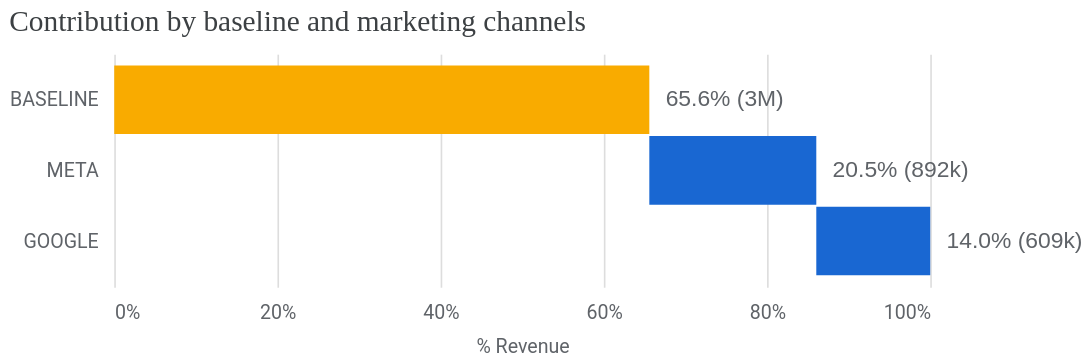

Notebook code for this chart:
### Code cell
# Generate each individual chart and remove their individual config attributes to avoid conflicts on concatenation
media_summary.plot_contribution_waterfall_chart()

### Figure 1 — Vega-Lite specification as saved in the notebook (floating-point values rounded to 4 significant figures)
{"config": {"view": {"continuousWidth": 300, "continuousHeight": 300, "strokeOpacity": 0}, "axis": {"labelColor": "#5F6368", "labelFont": "Roboto", "labelFontSize": 12, "titleColor": "#5F6368", "titleFont": "Roboto", "titleFontSize": 12, "titleFontWeight": "normal", "titlePadding": 10}}, "layer": [{"mark": {"type": "bar", "size": 42}, "encoding": {"color": {"condition": {"test": "(datum.channel === 'BASELINE')", "value": "#F9AB00"}, "value": "#1967D2"}, "x": {"axis": {"domain": false, "format": "%", "labelPadding": 10, "tickCount": 5, "ticks": false}, "field": "prev_sum", "title": "% Revenue", "type": "quantitative"}, "x2": {"field": "sum_outcome"}, "y": {"axis": {"domain": false, "labelLimit": 250, "labelPadding": 10, "ticks": false}, "field": "channel", "scale": {"paddingOuter": 0.2}, "sort": null, "title": null, "type": "nominal"}}, "transform": [{"window": [{"op": "sum", "field": "pct_of_contribution", "as": "sum_outcome"}, {"op": "lead", "field": "channel", "as": "kwargs"}]}, {"calculate": "datum.sum_outcome - datum.pct_of_contribution", "as": "prev_sum"}, {"calculate": "datum.incremental_outcome < 0 ? datum.prev_sum : datum.sum_outcome", "as": "text_x"}]}, {"mark": {"type": "text", "align": "left", "color": "#5F6368", "dx": 10, "fontSize": 14}, "encoding": {"text": {"field": "outcome_text", "type": "nominal"}, "x": {"field": "text_x", "type": "quantitative"}, "y": {"axis": {"domain": false, "labelLimit": 250, "labelPadding": 10, "ticks": false}, "field": "channel", "scale": {"paddingOuter": 0.2}, "sort": null, "title": null, "type": "nominal"}}, "transform": [{"window": [{"op": "sum", "field": "pct_of_contribution", "as": "sum_outcome"}, {"op": "lead", "field": "channel", "as": "kwargs"}]}, {"calculate": "datum.sum_outcome - datum.pct_of_contribution", "as": "prev_sum"}, {"calculate": "datum.incremental_outcome < 0 ? datum.prev_sum : datum.sum_outcome", "as": "text_x"}]}], "data": {"name": "data-4f1121ab2513e28b02bab6f2c3b6e235"}, "height": 142.8, "title": {"text": "Contribution by baseline and marketing channels", "anchor": "start", "color": "#3C4043", "font": "Google Sans Display", "fontSize": 18, "fontWeight": "normal", "offset": 10}, "width": 500, "$schema": "https://vega.github.io/schema/vega-lite/v5.20.1.json", "datasets": {"data-4f1121ab2513e28b02bab6f2c3b6e235": [{"channel": "BASELINE", "incremental_outcome": 2859000.0, "pct_of_contribution": 0.6557, "outcome_text": "65.6% (3M)"}, {"channel": "META ", "incremental_outcome": 892300.0, "pct_of_contribution": 0.2046, "outcome_text": "20.5% (892k)"}, {"channel": "GOOGLE ", "incremental_outcome": 608900.0, "pct_of_contribution": 0.1396, "outcome_text": "14.0% (609k)"}]}}
